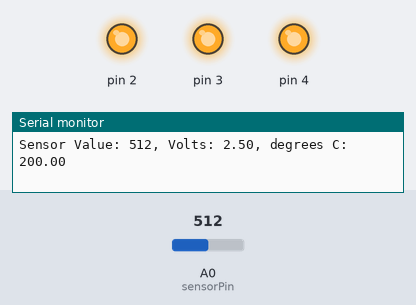
A program run on a simulated Arduino Uno, built with avr-gcc and run on an emulated ATmega328P. Shown: output pins drawn as LEDs (lit = HIGH), the last lines printed to the serial monitor. The test bench sets the inputs (shaded band); at power-on: A0 (sensorPin) = 512.

Above: at 1.2 s.
1.3 s: A0 (sensorPin) set to 144
4.3 s: A0 (sensorPin) set to 134
At 5.5 s:
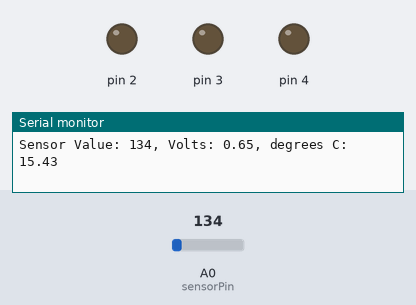
5.8 s: A0 (sensorPin) set to 306
At 7.0 s:
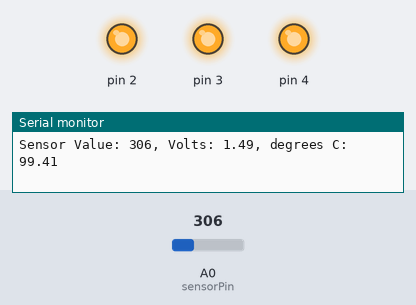
Timing chart, 0 to 8.8 s (numbered marks = the images above; inputs shaded):
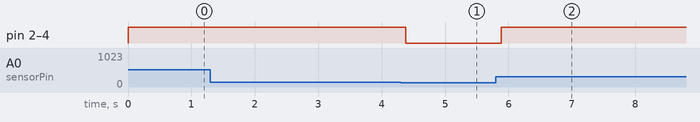

The program:

main.cpp
```cpp
#include <Arduino.h>

// configure pins
const int sensorPin = A0;
const float baselineTemp = 20.0;


void setup() {
  // open serial port
  Serial.begin(9600);

  // configure pins
  for (int pinNumber = 2; pinNumber < 5; pinNumber++) {
    pinMode(pinNumber, OUTPUT);
    digitalWrite(pinNumber, LOW);
  }
}

void loop() {
  // read analog sensor
  int sensorVal = analogRead(sensorPin);
  Serial.print("Sensor Value: ");
  Serial.print(sensorVal);

  // convert analog reading to voltage
  // 10-bit resolution: 1024 = 5 volts
  // 5 volts = 5000 mV
  float voltage = (sensorVal / 1024.0) * 5.0;
  Serial.print(", Volts: ");
  Serial.print(voltage);

  // convert voltage to temperature in degrees C
  // the sensor changes 10 mV per degree
  // the datasheet says there's a 500 mV offset
  float temperature = (voltage - 0.5) * 100;
  Serial.print(", degrees C: ");
  Serial.println(temperature);

  // turn on the correct LED
  if (temperature < baselineTemp) {
    digitalWrite(2, LOW);
    digitalWrite(3, LOW);
    digitalWrite(4, LOW);
  } else if (temperature >= baselineTemp + 2 && temperature < baselineTemp + 4) {
    digitalWrite(2, HIGH);
    digitalWrite(3, LOW);
    digitalWrite(4, LOW);
  } else if (temperature >= baselineTemp + 4 && temperature < baselineTemp + 6) {
    digitalWrite(2, HIGH);
    digitalWrite(3, HIGH);
    digitalWrite(4, LOW);
  } else if (temperature >= baselineTemp + 6) {
    digitalWrite(2, HIGH);
    digitalWrite(3, HIGH);
    digitalWrite(4, HIGH);
  }

  delay(1);
}
```

Measured:
- the behaviour switches between 144 and 143 on A0 (sensorPin) (found by bisection; images 0 and 1)
- after the input at 4.3 s, pin 2–4: HIGH → LOW after 0.08 s
- after the input at 5.8 s, pin 2–4: LOW → HIGH after 0.09 s
